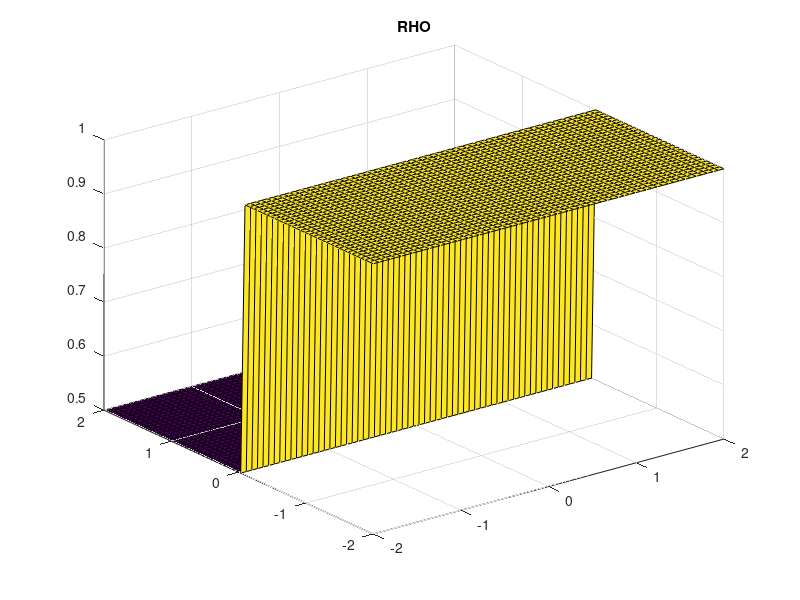
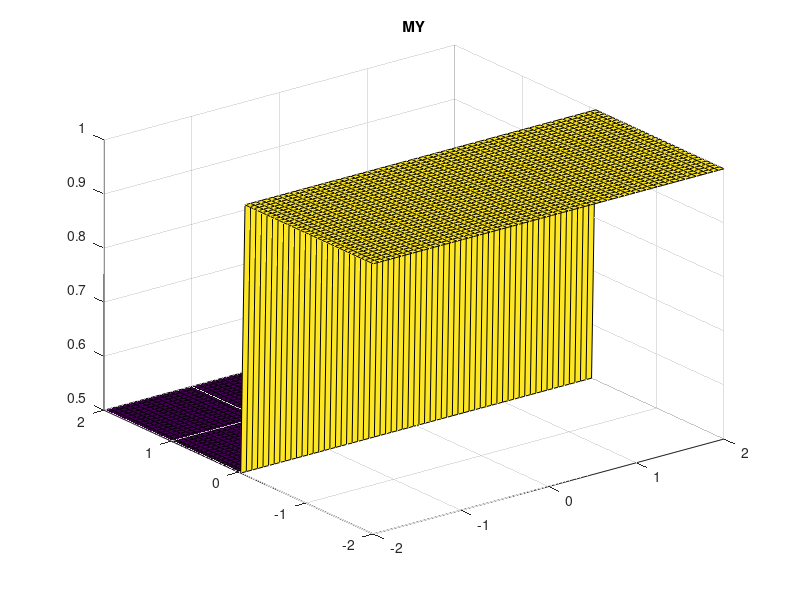
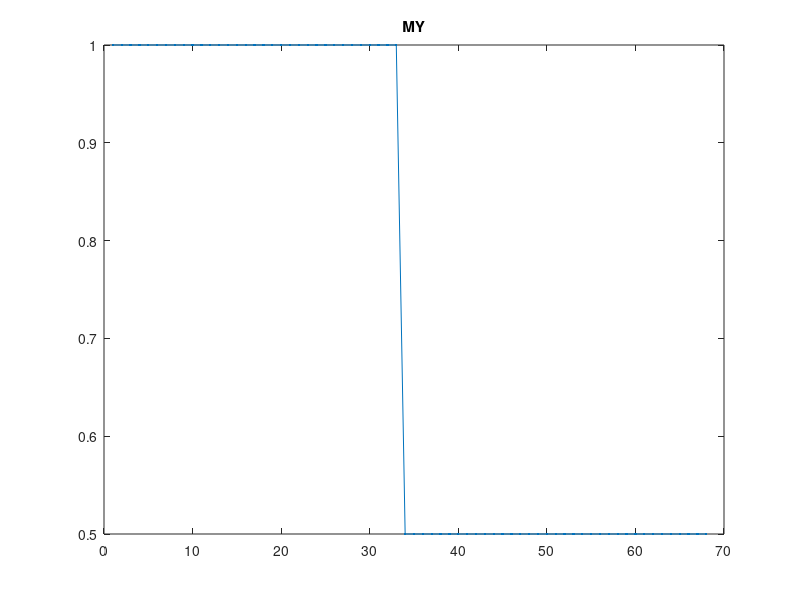
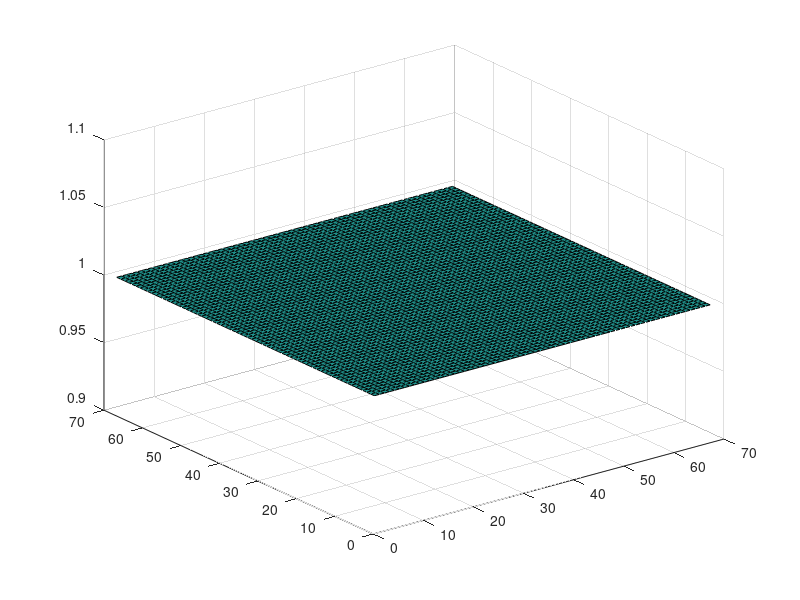

Source code (MATLAB) for these figures, in order: (Note: this script raises an error after producing the figures.)
clear all; clc;% close all;
% Lax-Wendroff Scheme for solving the compressible Euler Equations

% Domain initialization
nx   =  64 ; ny   =  64 ;
xmax =  2.0; ymax =  2.0;
xmin = -2.0; ymin = -2.0;
dx = (xmax-xmin)/(nx-1);
dy = (ymax-ymin)/(ny-1);
[X,Y] = meshgrid(xmin:dx:xmax,ymin:dy:ymax);

% Time initialization
tmax = 100;
CFL  = 0.05;
dt   = CFL*min(dx,dy);
Cx   = dt/dx;
Cy   = dt/dy;

% Switches
TVD   = 2;                  % 1=MinMod, 2=Superbee, 3=Nonlinear Superbee
BC    = 2;                  % 1=Reflective, 2=Periodic
SCH   = 1;                  % 1=Lax-Wendroff, 2=MPDATA, 3=ACM
alpha = 33;                 % Constatnt for ACM

% Physical Constants
gamma = 1.4;

% Initial Conditions
RHO = ones (ny+4,nx+4);
MX  = zeros(ny+4,nx+4);
MY  = ones (ny+4,nx+4);
E   = ones (ny+4,nx+4);
P   = ones (ny+4,nx+4);

% RHO(3:ny+2,3:nx+2) = exp(-2*(X.^2+Y.^2)) + 1;
% RHO(ny/2-ny/4:ny/2+ny/4,:) = 2;
RHO(ny/2+2:ny+4,:) = 0.5;
% MY (ny/2+2:ny+4,:) = 0.5;
MY = RHO;
E  = RHO;
P  (ny/2+2:ny+4,:) = 0.5;

figure(1),surf(X,Y,RHO(3:ny+2,3:nx+2)), title('RHO')
figure(2),surf(X,Y,MY (3:ny+2,3:nx+2)), title('MY' )
figure(3),plot(MY(:,34),'.-'         ), title('MY' )

RHO_New = RHO;


for t=0:dt:tmax
% Boundary Conditions
if BC == 1 % Reflective BC
    RHO(2,:) = RHO(3,:); P(2,:) = P(3,:); E(2,:) = E(3,:);
    RHO(1,:) = RHO(2,:); P(1,:) = P(2,:); E(1,:) = E(2,:);
    RHO(:,2) = RHO(:,3); P(:,2) = P(:,3); E(:,2) = E(:,3);
    RHO(:,1) = RHO(:,2); P(:,1) = P(:,2); E(:,1) = E(:,2);
    
    MX(2,:) = -MX(3,:); MY(2,:) = -MY(3,:);
    MX(1,:) =  MX(2,:); MY(1,:) =  MY(2,:);
    MX(:,2) = -MX(:,3); MY(:,2) = -MY(:,3);
    MX(:,1) =  MX(:,2); MY(:,1) =  MY(:,2);
    
    RHO(ny+3,:) = RHO(ny+2,:); P(ny+3,:) = P(ny+2,:); E(ny+3,:) = E(ny+2,:);
    RHO(ny+4,:) = RHO(ny+2,:); P(ny+4,:) = P(ny+2,:); E(ny+4,:) = E(ny+2,:);
    RHO(:,nx+3) = RHO(:,nx+2); P(:,nx+3) = P(:,nx+2); E(:,nx+3) = E(:,nx+2);
    RHO(:,nx+4) = RHO(:,nx+2); P(:,nx+4) = P(:,nx+2); E(:,nx+4) = E(:,nx+2);
    
    MX(ny+3,:) = -MX(ny+2,:); MY(ny+3,:) = -MY(ny+2,:);
    MX(ny+4,:) =  MX(ny+3,:); MY(ny+4,:) =  MY(ny+3,:);
    MX(:,nx+3) = -MX(:,nx+2); MY(:,nx+3) = -MY(:,nx+2);
    MX(:,nx+4) =  MX(:,nx+3); MY(:,nx+4) =  MY(:,nx+3);
    
elseif BC == 2 % Periodic BC
    RHO(2,:) = RHO(ny+2,:); P(2,:) = P(ny+2,:); E(2,:) = E(ny+2,:);
    RHO(1,:) = RHO(ny+1,:); P(1,:) = P(ny+1,:); E(1,:) = E(ny+1,:);
    RHO(:,2) = RHO(:,nx+2); P(:,2) = P(:,nx+2); E(:,2) = E(:,nx+2);
    RHO(:,1) = RHO(:,nx+1); P(:,1) = P(:,nx+1); E(:,1) = E(:,nx+1);
    
    MX(2,:) = MX(ny+2,:); MY(2,:) = MY(ny+2,:);
    MX(1,:) = MX(ny+1,:); MY(1,:) = MY(ny+1,:);
    MX(:,2) = MX(:,nx+2); MY(:,2) = MY(:,nx+2);
    MX(:,1) = MX(:,nx+1); MY(:,1) = MY(:,nx+1);
    
    RHO(ny+3,:) = RHO(3,:); P(ny+3,:) = P(3,:); E(ny+3,:) = E(3,:);
    RHO(ny+4,:) = RHO(4,:); P(ny+4,:) = P(4,:); E(ny+4,:) = E(4,:);
    RHO(:,nx+3) = RHO(:,3); P(:,nx+3) = P(:,3); E(:,nx+3) = E(:,3);
    RHO(:,nx+4) = RHO(:,4); P(:,nx+4) = P(:,4); E(:,nx+4) = E(:,4);
    
    MX(ny+3,:) = MX(3,:); MY(ny+3,:) = MY(3,:);
    MX(ny+4,:) = MX(4,:); MY(ny+4,:) = MY(4,:);
    MX(:,nx+3) = MX(:,3); MY(:,nx+3) = MY(:,3);
    MX(:,nx+4) = MX(:,4); MY(:,nx+4) = MY(:,4);
end
figure(10), surf(MY./RHO)

% First Pass
j = 1:ny+2;
i = 1:nx+2;
% X Direction
% Density
RHOx (j,i) = 0.5*(RHO(j+2,i+2)+RHO(j+2,i+1))...
    - Cx/2*(MX(j+2,i+2)-MX(j+2,i+1));

% X Momentum
MXx  (j,i) = 0.5*(MX(j+2,i+2)+MX(j+2,i+1))...
    - Cx/2*((MX(j+2,i+2).^2./RHO(j+2,i+2)+P(j+2,i+2))...
          - (MX(j+2,i+1).^2./RHO(j+2,i+1)+P(j+2,i+1)));
% Y Momentum
MYx  (j,i) = 0.5*(MY(j+2,i+2)+MY(j+2,i+1))...
    - Cx/2*(MX(j+2,i+2).*MY(j+2,i+2)./RHO(j+2,i+2)...
          - MX(j+2,i+1).*MY(j+2,i+1)./RHO(j+2,i+1));
% Energy Flux
Ex   (j,i) = 0.5*(E(j+2,i+2)+E(j+2,i+1))...
    - Cx/2*((E(j+2,i+2)+P(j+2,i+2)).*MX(j+2,i+2)./RHO(j+2,i+2)...
          - (E(j+2,i+1)+P(j+2,i+1)).*MX(j+2,i+1)./RHO(j+2,i+1));
% Pressure
Px   (j,i) = (gamma-1)*Ex(j,i)-0.5*((MXx(j,i).^2+MYx(j,i).^2)./RHOx(j,i));

% Y Direction
RHOy (j,i) = 0.5*(RHO(j+2,i+2)+RHO(j+1,i+2))...
    - Cy/2*(RHO(j+2,i+2)-RHO(j+1,i+2));
% X Momentum
MXy  (j,i) = 0.5*(MX(j+2,i+2)+MX(j+1,i+2))...
    - Cy/2*(MY(j+2,i+2).*MX(j+2,i+2)./RHO(j+2,i+2)...
          - MY(j+1,i+2).*MX(j+1,i+2)./RHO(j+1,i+2));
% Y Momentum
MYy  (j,i) = 0.5*(MY(j+2,i+2)+MY(j+1,i+2))...
    - Cy/2*((MY(j+2,i+2).^2./RHO(j+2,i+2)+P(j+2,i+2))...
          - (MY(j+1,i+2).^2./RHO(j+1,i+2)+P(j+1,i+2)));
% Energy Flux
Ey   (j,i) = 0.5*(E(j+2,i+2)+E(j+1,i+2))...
    - Cy/2*((E(j+2,i+2)+P(j+2,i+2)).*MY(j+2,i+2)./RHO(j+2,i+2)...
          - (E(j+1,i+2)+P(j+1,i+2)).*MY(j+1,i+2)./RHO(j+1,i+2));
% Pressure
Py   (j,i) = (gamma-1)*Ey(j,i)-0.5*((MXy(j,i).^2+MYy(j,i).^2)./RHOy(j,i));

% Second Pass
j = 3:ny+2;
i = 3:nx+2;

nuplusy  = abs(MYy(j-1,i-2)./RHOy(j-1,i-2)...
    +sqrt(gamma*Py(j-1,i-2)./RHOy(j-1,i-2)))*Cy;
nuplusx  = abs(MXx(j-2,i-1)./RHOx(j-2,i-1)...
    +sqrt(gamma*Px(j-2,i-1)./RHOx(j-2,i-1)))*Cx;
numinusy = abs(MYy(j-2,i-2)./RHOy(j-2,i-2)...
    +sqrt(gamma*Py(j-2,i-2)./RHOy(j-2,i-2)))*Cy;
numinusx = abs(MXx(j-2,i-2)./RHOx(j-2,i-2)...
    +sqrt(gamma*Px(j-2,i-2)./RHOx(j-2,i-2)))*Cx;

% Mass Conservation
if SCH == 1 % Use Lax-Wendroff
% nuplusy  = abs(MYy(j-1,i-2)./RHOy(j-1,i-2)...
%     -sqrt(gamma*Py(j-1,i-2)./RHOy(j-1,i-2)))*Cy;
% nuplusx  = abs(MXx(j-2,i-1)./RHOx(j-2,i-1)...
%     -sqrt(gamma*Px(j-2,i-1)./RHOx(j-2,i-1)))*Cx;
% numinusy = abs(MYy(j-2,i-2)./RHOy(j-2,i-2)...
%     -sqrt(gamma*Py(j-2,i-2)./RHOy(j-2,i-2)))*Cy;
% numinusx = abs(MXx(j-2,i-2)./RHOx(j-2,i-2)...
%     -sqrt(gamma*Px(j-2,i-2)./RHOx(j-2,i-2)))*Cx;
       
RHO_New (j,i) = RHO(j,i) - Cx*(RHOx(j-2,i-1)-RHOx(j-2,i-2))...
                         - Cy*(RHOy(j-1,i-2)-RHOy(j-2,i-2))...
    - wminusx(RHO,j,i,numinusx,TVD).*(RHO(j  ,i  )-RHO(j  ,i-1))...
    + wplusx (RHO,j,i,nuplusx ,TVD).*(RHO(j  ,i+1)-RHO(j  ,i  ))...
    - wminusy(RHO,j,i,numinusy,TVD).*(RHO(j  ,i  )-RHO(j-1,i  ))...
    + wplusy (RHO,j,i,nuplusy ,TVD).*(RHO(j+1,i  )-RHO(j  ,i  ));

elseif SCH == 2 % Use MPDATA
U_halfp (j,i) = (MX(j,i+1)./RHO(j,i+1) + MX(j,i  )./RHO(j,i  ))*Cx/2;
U_halfm (j,i) = (MX(j,i  )./RHO(j,i  ) + MX(j,i-1)./RHO(j,i-1))*Cx/2;
V_halfp (j,i) = (MY(j+1,i)./RHO(j+1,i) + MY(j,i  )./RHO(j,i  ))*Cy/2;
V_halfm (j,i) = (MY(j,i  )./RHO(j,i  ) + MY(j-1,i)./RHO(j-1,i))*Cy/2;

RHO_New (j,i) = RHO(j,i) - (MPDATA(RHO(j,i  ),RHO(j,i+1),U_halfp(j,i))...
                          - MPDATA(RHO(j,i-1),RHO(j,i  ),U_halfm(j,i)))...
                         - (MPDATA(RHO(j,i  ),RHO(j+1,i),V_halfp(j,i))...
                          - MPDATA(RHO(j-1,i),RHO(j,i  ),V_halfm(j,i)));
                      
U_d_p   (j,i) = dt/dx*((abs(U_halfp(j,i))-U_halfp(j,i).^2).*...
    d_px(j,i  ,RHO_New) - U_halfp(j,i).*V_halfp(j,i).*d_py(j,i  ,RHO_New));
U_d_m   (j,i) = dt/dx*((abs(U_halfm(j,i))-U_halfm(j,i).^2).*...
    d_px(j,i-1,RHO_New) - U_halfm(j,i).*V_halfm(j,i).*d_py(j,i-1,RHO_New));
V_d_p   (j,i) = dt/dy*((abs(V_halfp(j,i))-V_halfp(j,i).^2).*...
    d_py(j  ,i,RHO_New) - U_halfp(j,i).*V_halfp(j,i).*d_px(j  ,i,RHO_New));
V_d_m   (j,i) = dt/dy*((abs(V_halfm(j,i))-V_halfm(j,i).^2).*...
    d_py(j-1,i,RHO_New) - U_halfm(j,i).*V_halfm(j,i).*d_px(j-1,i,RHO_New));

RHO_New (j,i) = RHO_New(j,i) - (MPDATA(RHO_New(j,i  ),RHO_New(j,i+1),U_d_p(j,i))...
                              - MPDATA(RHO_New(j,i-1),RHO_New(j,i  ),U_d_m(j,i)))...
                             - (MPDATA(RHO_New(j,i  ),RHO_New(j+1,i),V_d_p(j,i))...
                              - MPDATA(RHO_New(j-1,i),RHO_New(j,i  ),V_d_m(j,i)));

elseif SCH == 3 % Use ACM
RHO_New (j,i) = RHO(j,i) - Cx*(MXx(j-2,i-1)-MXx(j-2,i-2))...
                         - Cy*(MYy(j-1,i-2)-MYy(j-2,i-2))...
    - ACMx(RHO,j  ,i-1,alpha).*(RHO(j  ,i  )-RHO(j  ,i-1))...
    + ACMx(RHO,j  ,i  ,alpha).*(RHO(j  ,i+1)-RHO(j  ,i  ))...
    - ACMy(RHO,j-1,i  ,alpha).*(RHO(j  ,i  )-RHO(j-1,i  ))...
    + ACMy(RHO,j  ,i  ,alpha).*(RHO(j+1,i  )-RHO(j  ,i  ))...
    - wminusx(RHO,j,i,numinusx,TVD).*(RHO(j  ,i  )-RHO(j  ,i-1))...
    + wplusx (RHO,j,i,nuplusx ,TVD).*(RHO(j  ,i+1)-RHO(j  ,i  ))...
    - wminusy(RHO,j,i,numinusy,TVD).*(RHO(j  ,i  )-RHO(j-1,i  ))...
    + wplusy (RHO,j,i,nuplusy ,TVD).*(RHO(j+1,i  )-RHO(j  ,i  ));

% RHO_New (j,i) = RHO_New(j,i)...
%     - wminusx(RHO_New,j,i,numinusx,TVD).*(RHO_New(j  ,i  )-RHO_New(j  ,i-1))...
%     + wplusx (RHO_New,j,i,nuplusx ,TVD).*(RHO_New(j  ,i+1)-RHO_New(j  ,i  ))...
%     - wminusy(RHO_New,j,i,numinusy,TVD).*(RHO_New(j  ,i  )-RHO_New(j-1,i  ))...
%     + wplusy (RHO_New,j,i,nuplusy ,TVD).*(RHO_New(j+1,i  )-RHO_New(j  ,i  ));


end

RHO = RHO_New;
MY = RHO;
plot1(1:length(j)  ,1) = RHO(j,34);
if BC == 2, plot1(length(j)+j-2,1) = RHO(j,34); end

if mod(t,50*dt) == 0
    figure(1),surf(X,Y,RHO(j,i)), title('RHO')
    figure(2),surf(X,Y,MY (j,i)), title('MY' )
    figure(3),plot(plot1,'.-'), title('RHO')
    axis([1 128 0 1.1])
    figure(4),surf(X,Y,MY(j,i)./RHO(j,i))  , title('V')

end
end